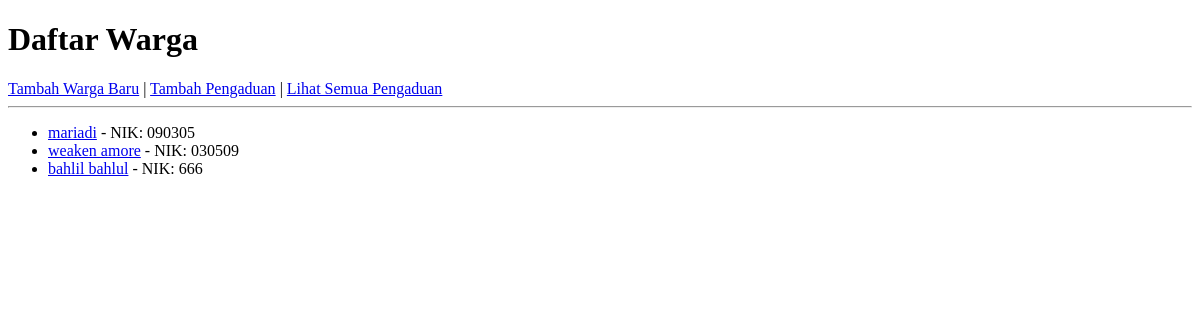
/warga/, run on an earlier commit of the app's database.
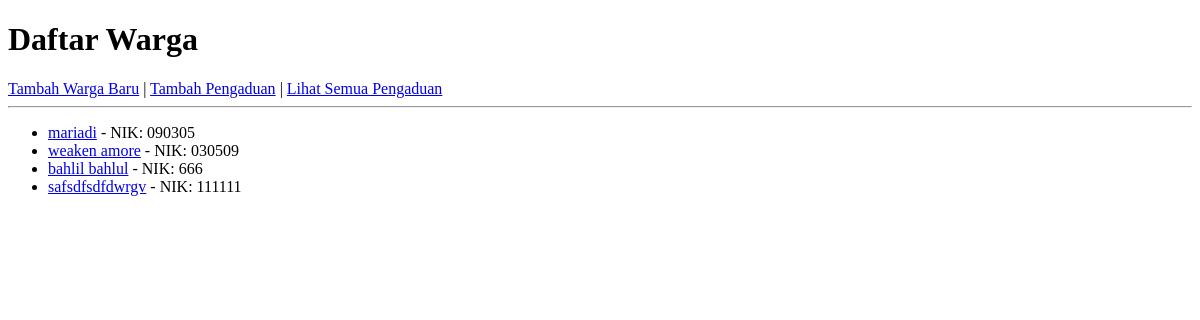
And on a later commit of the database.
### warga/models.py (models this page shows, shortened)
class Warga(models.Model):
    nik = models.CharField(max_length=16, unique=True, verbose_name="Nomor Induk Kependudukan")
    nama_lengkap = models.CharField(max_length=100, verbose_name="Nama Lengkap")
    alamat = models.TextField(verbose_name="Alamat Tinggal")
    no_telepon = models.CharField(max_length=15, blank=True, verbose_name="Nomor Telepon")
    tanggal_registrasi = models.DateTimeField(auto_now_add=True)

### warga/views.py (the view)
# urls.py: path('', WargaListView.as_view(), name='warga-list'),
class WargaListView(ListView):
	model = Warga

### warga/templates/warga/warga_list.html (shortened to what this page needs)
<!DOCTYPE html>
<html>
<head>
</head>
<body>
    <h1>Daftar Warga</h1>
    <a href="{% url 'warga-tambah' %}">Tambah Warga Baru</a>
    |
    <a href="{% url 'pengaduan-tambah' %}">Tambah Pengaduan</a>
    |
    <a href="{% url 'pengaduan-list' %}">Lihat Semua Pengaduan</a>
    <hr>
    <ul>
        {% for warga in object_list %}
            <li>
                <a href="{% url 'warga-detail' warga.pk %}">{{ warga.nama_lengkap }}</a> - NIK: {{ warga.nik }}
            </li>
        {% empty %}
            <li>Belum ada data warga yang terdaftar.</li>
        {% endfor %}
    </ul>
</body>
</html>

What changed in the data, as far as the page shows it:
added Warga: nama_lengkap "safsdfsdfdwrgv", nik "111111"
